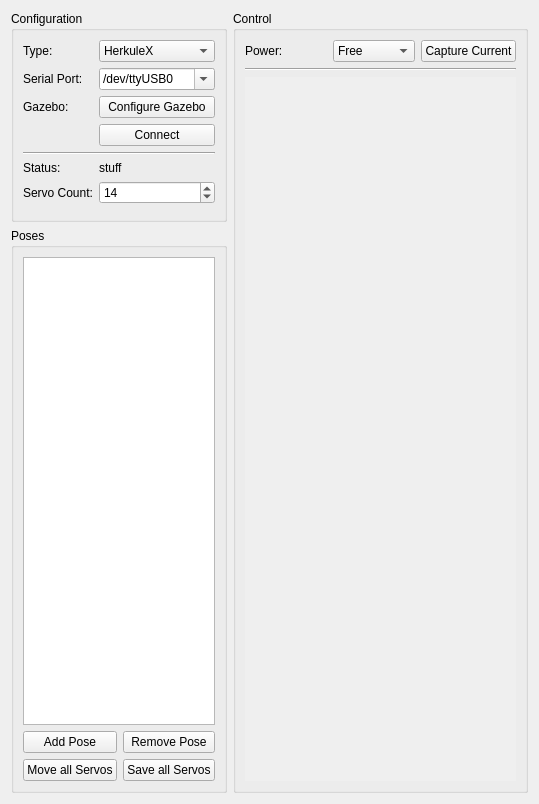
      <widget class="QWidget" name="servoTab">
       <attribute name="title">
        <string>Servo Control</string>
       </attribute>
       <layout class="QHBoxLayout" name="horizontalLayout_2" stretch="1,6">
        <item>
         <layout class="QVBoxLayout" name="verticalLayout_14" stretch="1,6">
          <item>
           <widget class="QGroupBox" name="configurationGroup">
            <property name="title">
             <string>Configuration</string>
            </property>
            <layout class="QFormLayout" name="formLayout_9">
             <item row="0" column="0">
              <widget class="QLabel" name="typeLabel">
               <property name="text">
                <string>Type:</string>
               </property>
              </widget>
             </item>
             <item row="0" column="1">
              <widget class="QComboBox" name="typeCombo">
               <item>
                <property name="text">
                 <string>HerkuleX</string>
                </property>
               </item>
               <item>
                <property name="text">
                 <string>Gazebo</string>
                </property>
               </item>
              </widget>
             </item>
             <item row="1" column="0">
              <widget class="QLabel" name="serialPortLabel">
               <property name="text">
                <string>Serial Port:</string>
               </property>
              </widget>
             </item>
             <item row="1" column="1">
              <widget class="QComboBox" name="serialPortCombo">
               <property name="editable">
                <bool>true</bool>
               </property>
               <item>
                <property name="text">
                 <string>/dev/ttyUSB0</string>
                </property>
               </item>
               <item>
                <property name="text">
                 <string>/dev/ttyUSB1</string>
                </property>
               </item>
               <item>
                <property name="text">
                 <string>/dev/ttyS0</string>
                </property>
               </item>
               <item>
                <property name="text">
                 <string>/dev/ttyS1</string>
                </property>
               </item>
              </widget>
             </item>
             <item row="2" column="0">
              <widget class="QLabel" name="modelLabel">
               <property name="text">
                <string>Gazebo:</string>
               </property>
              </widget>
             </item>
             <item row="2" column="1">
              <widget class="QPushButton" name="configureGazeboButton">
               <property name="text">
                <string>Configure Gazebo</string>
               </property>
              </widget>
             </item>
             <item row="3" column="1">
              <widget class="QPushButton" name="connectButton">
               <property name="text">
                <string>Connect</string>
               </property>
              </widget>
             </item>
             <item row="4" column="0" colspan="2">
              <widget class="Line" name="line">
               <property name="orientation">
                <enum>Qt::Horizontal</enum>
               </property>
              </widget>
             </item>
             <item row="5" column="0">
              <widget class="QLabel" name="statusLabel">
               <property name="text">
                <string>Status:</string>
               </property>
              </widget>
             </item>
             <item row="5" column="1">
              <widget class="QLabel" name="statusText">
               <property name="text">
                <string>stuff</string>
               </property>
              </widget>
             </item>
             <item row="6" column="0">
              <widget class="QLabel" name="servoCountLabel">
               <property name="text">
                <string>Servo Count:</string>
               </property>
              </widget>
             </item>
             <item row="6" column="1">
              <widget class="QSpinBox" name="servoCountSpin">
               <property name="minimum">
                <number>1</number>
               </property>
               <property name="maximum">
                <number>253</number>
               </property>
               <property name="value">
                <number>14</number>
               </property>
              </widget>
             </item>
             <item row="7" column="1">
              <spacer name="verticalSpacer">
               <property name="orientation">
                <enum>Qt::Vertical</enum>
               </property>
               <property name="sizeHint" stdset="0">
                <size>
                 <width>20</width>
                 <height>276</height>
                </size>
               </property>
              </spacer>
             </item>
            </layout>
           </widget>
          </item>
          <item>
           <widget class="QGroupBox" name="posesGroup">
            <property name="title">
             <string>Poses</string>
            </property>
            <layout class="QVBoxLayout" name="verticalLayout_2">
             <item>
              <widget class="QListWidget" name="poseList"/>
             </item>
             <item>
              <layout class="QGridLayout" name="gridLayout_4">
               <item row="0" column="0">
                <widget class="QPushButton" name="addPoseButton">
                 <property name="text">
                  <string>Add Pose</string>
                 </property>
                </widget>
               </item>
               <item row="0" column="1">
                <widget class="QPushButton" name="removePoseButton">
                 <property name="text">
                  <string>Remove Pose</string>
                 </property>
                </widget>
               </item>
               <item row="1" column="0">
                <widget class="QPushButton" name="moveToPoseButton">
                 <property name="text">
                  <string>Move all Servos</string>
                 </property>
                </widget>
               </item>
               <item row="1" column="1">
                <widget class="QPushButton" name="updatePoseButton">
                 <property name="text">
                  <string>Save all Servos</string>
                 </property>
                </widget>
               </item>
              </layout>
             </item>
            </layout>
           </widget>
          </item>
         </layout>
        </item>
        <item>
         <widget class="QGroupBox" name="controlGroup">
          <property name="title">
           <string>Control</string>
          </property>
          <layout class="QVBoxLayout" name="verticalLayout_3">
           <item>
            <layout class="QHBoxLayout" name="horizontalLayout">
             <item>
              <widget class="QLabel" name="powerLabel">
               <property name="text">
                <string>Power:</string>
               </property>
              </widget>
             </item>
             <item>
              <widget class="QComboBox" name="powerCombo">
               <item>
                <property name="text">
                 <string>Free</string>
                </property>
               </item>
               <item>
                <property name="text">
                 <string>Brake</string>
                </property>
               </item>
               <item>
                <property name="text">
                 <string>Drive</string>
                </property>
               </item>
              </widget>
             </item>
             <item>
              <widget class="QPushButton" name="captureCurrentButton">
               <property name="text">
                <string>Capture Current</string>
               </property>
              </widget>
             </item>
            </layout>
           </item>
           <item>
            <widget class="Line" name="line_2">
             <property name="orientation">
              <enum>Qt::Horizontal</enum>
             </property>
            </widget>
           </item>
           <item>
            <widget class="QScrollArea" name="scrollArea">
             <property name="frameShape">
              <enum>QFrame::NoFrame</enum>
             </property>
             <property name="frameShadow">
              <enum>QFrame::Raised</enum>
             </property>
             <property name="widgetResizable">
              <bool>true</bool>
             </property>
             <widget class="QWidget" name="scrollContents">
              <property name="geometry">
               <rect>
                <x>0</x>
                <y>0</y>
                <width>717</width>
                <height>749</height>
               </rect>
              </property>
             </widget>
            </widget>
           </item>
          </layout>
         </widget>
        </item>
       </layout>
      </widget>
